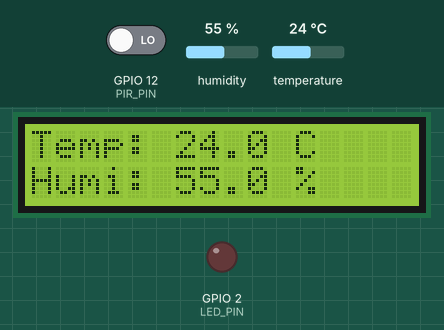
This sketch was run on a simulated ESP32. Shown: 16×2 character LCD, output pins drawn as LEDs (lit = HIGH). The inputs (shaded band) are chosen by the test bench; at power-on: GPIO 12 (PIR_PIN) LOW, humidity 55 %, temperature 24 °C. WiFi joins after 1.5 s; servers stay silent unless stated; uploads are accepted with an empty reply; what the sketch prints to the serial monitor is not drawn.

Above: at 4.8 s.
4.9 s: GPIO 12 (PIR_PIN) driven HIGH
At 6.1 s:
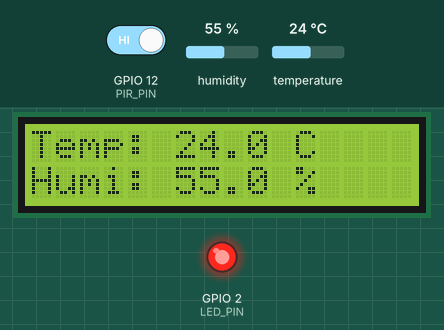
6.4 s: humidity set to 22 %
At 8.5 s:
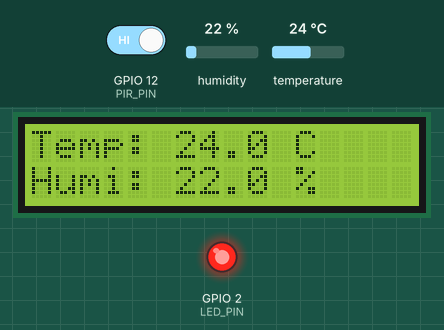
9.2 s: temperature set to 12 °C
At 10.4 s:
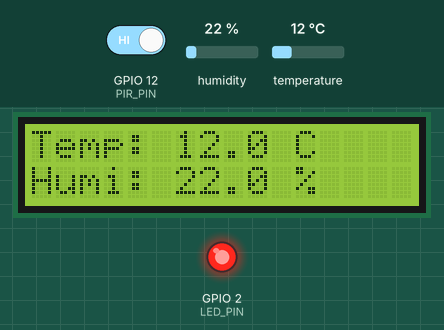
11.2 s: humidity set to 40 %
At 12.3 s:
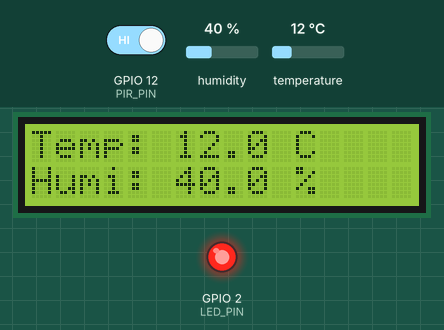
13.3 s: GPIO 12 (PIR_PIN) driven LOW
At 14.5 s:
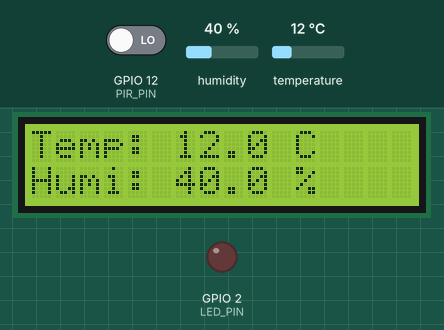
14.8 s: temperature set to 19 °C
At 16.2 s:
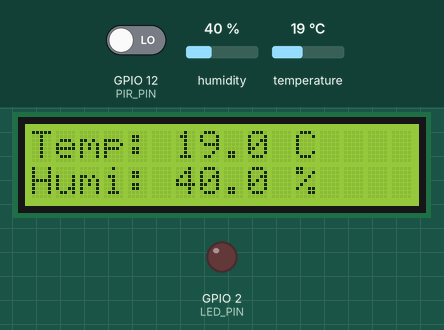
Timing chart, 0 to 17.8 s (numbered marks = the images above; inputs shaded):
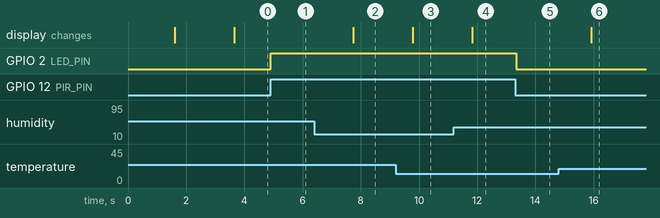

Measured:
- after the input at 4.9 s, GPIO 2 (LED_PIN): LOW → HIGH at once
- after the input at 6.4 s, the display: changes after 1.3 s (image 2)
- after the input at 9.2 s, the display: changes after 0.59 s (image 3)
- after the input at 11.2 s, the display: changes after 0.63 s (image 4)
- after the input at 13.3 s, GPIO 2 (LED_PIN): HIGH → LOW at once
- after the input at 14.8 s, the display: changes after 1.1 s (image 6)

The sketch:

sketch.ino
```cpp
#include <DHTesp.h>
#include <LiquidCrystal_I2C.h>
#include <Wire.h>
#include <WiFi.h>
#include <HTTPClient.h>
#include <ArduinoJson.h>

#define DHT_PIN  15
#define LED_PIN  2
#define PIR_PIN  12

#define WIFI_SSID "Wokwi-GUEST"
#define WIFI_PASS ""

#define SERVER_GET  "https://postman-echo.com/get"
#define SERVER_POST "https://postman-echo.com/post"

DHTesp dht;
LiquidCrystal_I2C lcd(0x27, 16, 2);

unsigned long lastDHTRead = 0;
bool lastMotionState = false;
int sendMethod = 0;  // cycles: 0=GET, 1=POST url-encoded, 2=POST JSON

// a) HTTP GET — data url-encoded in query string
void sendHTTPGet(float temp, float hum) {
  HTTPClient http;
  String url = String(SERVER_GET) + "?temp=" + String(temp, 1) + "&humid=" + String(hum, 1);
  http.begin(url.c_str());
  int code = http.GET();
  if (code > 0) {
    Serial.print("[HTTP-GET] Response: ");
    Serial.println(code);
    Serial.println(http.getString());
  } else {
    Serial.print("[HTTP-GET] Error: ");
    Serial.println(code);
  }
  http.end();
}

// b) HTTP POST — data url-encoded in body
void sendHTTPPostUrlEncoded(float temp, float hum) {
  HTTPClient http;
  http.begin(SERVER_POST);
  http.addHeader("Content-Type", "application/x-www-form-urlencoded");
  String body = "temp=" + String(temp, 1) + "&humid=" + String(hum, 1);
  int code = http.POST(body);
  if (code > 0) {
    Serial.print("[HTTP-POST-URL] Response: ");
    Serial.println(code);
    Serial.println(http.getString());
  } else {
    Serial.print("[HTTP-POST-URL] Error: ");
    Serial.println(code);
  }
  http.end();
}

// c) HTTP POST — data as JSON in body (using ArduinoJson)
void sendHTTPPostJSON(float temp, float hum) {
  HTTPClient http;
  http.begin(SERVER_POST);
  http.addHeader("Content-Type", "application/json");

  StaticJsonDocument<128> doc;
  doc["temp"] = temp;
  doc["humid"] = hum;
  String body;
  serializeJson(doc, body);

  int code = http.POST(body);
  if (code > 0) {
    Serial.print("[HTTP-POST-JSON] Response: ");
    Serial.println(code);
    Serial.println(http.getString());
  } else {
    Serial.print("[HTTP-POST-JSON] Error: ");
    Serial.println(code);
  }
  http.end();
}

void setup() {
  Serial.begin(115200);

  pinMode(LED_PIN, OUTPUT);
  pinMode(PIR_PIN, INPUT);

  dht.setup(DHT_PIN, DHTesp::DHT22);

  Wire.begin(21, 23);
  lcd.init();
  lcd.backlight();

  lcd.setCursor(0, 0);
  lcd.print("  IoT Monitor   ");
  lcd.setCursor(0, 1);
  lcd.print(" Connecting WiFi");

  WiFi.begin(WIFI_SSID, WIFI_PASS);
  Serial.print("[WiFi] Connecting");
  while (WiFi.status() != WL_CONNECTED) {
    delay(100);
    Serial.print(".");
  }
  Serial.println("\n[WiFi] Connected! IP: " + WiFi.localIP().toString());

  lcd.setCursor(0, 1);
  lcd.print(" Initializing.. ");

  Serial.println("[SYS] System initialized");
  delay(2000);
  lcd.clear();
}

void loop() {
  unsigned long now = millis();

  // Read DHT22 every 2 seconds
  if (now - lastDHTRead >= 2000) {
    lastDHTRead = now;

    TempAndHumidity data = dht.getTempAndHumidity();

    if (dht.getStatus() == 0) {
      lcd.setCursor(0, 0);
      lcd.print("Temp: ");
      lcd.print(data.temperature, 1);
      lcd.print(" C    ");

      lcd.setCursor(0, 1);
      lcd.print("Humi: ");
      lcd.print(data.humidity, 1);
      lcd.print(" %    ");

      Serial.printf("[DHT22] Temp: %.1f C | Humi: %.1f %%\n",
                    data.temperature, data.humidity);

      if (WiFi.status() == WL_CONNECTED) {
        switch (sendMethod) {
          case 0: sendHTTPGet(data.temperature, data.humidity);             break;
          case 1: sendHTTPPostUrlEncoded(data.temperature, data.humidity);  break;
          case 2: sendHTTPPostJSON(data.temperature, data.humidity);        break;
        }
        sendMethod = (sendMethod + 1) % 3;
      } else {
        Serial.println("[WiFi] Disconnected");
      }
    } else {
      Serial.println("[DHT22] ERROR: Failed to read sensor");
    }
  }

  // PIR — only log on state change
  bool motionDetected = digitalRead(PIR_PIN) == HIGH;

  if (motionDetected != lastMotionState) {
    lastMotionState = motionDetected;
    if (motionDetected) {
      Serial.println("[PIR] Motion detected! LED ON");
    } else {
      Serial.println("[PIR] No motion. LED OFF");
    }
  }

  digitalWrite(LED_PIN, motionDetected ? HIGH : LOW);

  delay(50);
}
```
